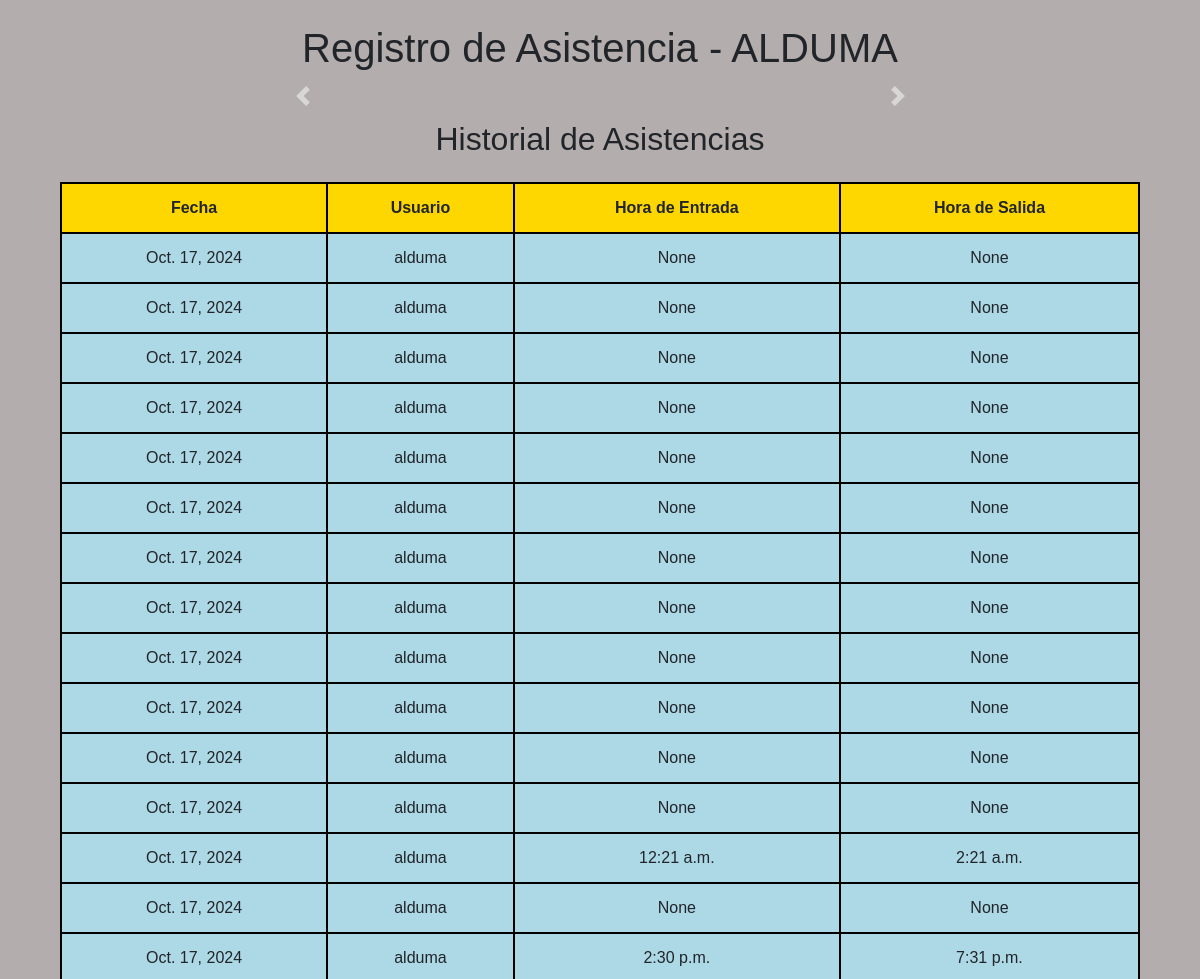
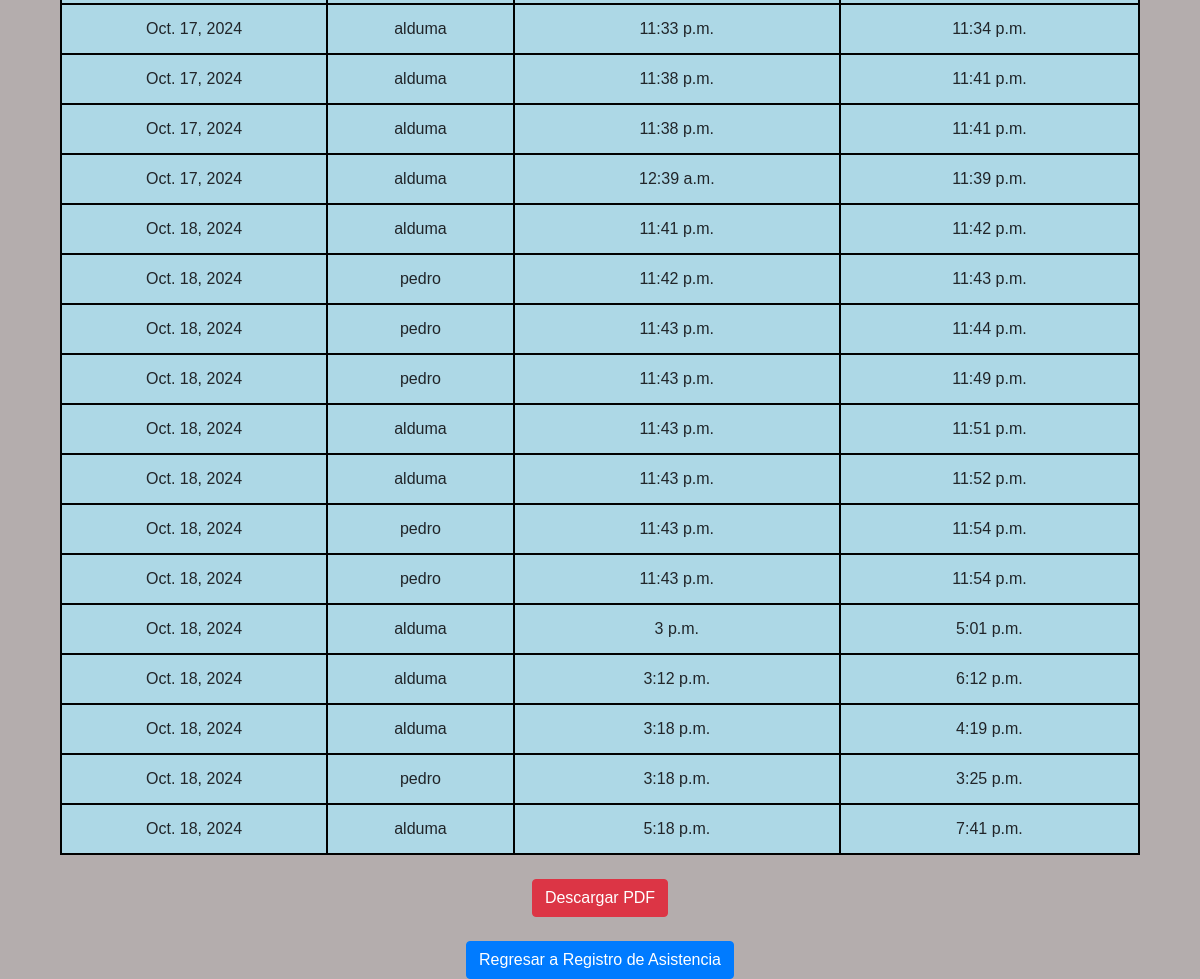
The app's page /asistencia/ver/ (signed in) with its own data (2 pictures, top to bottom).
### asistencia/models.py (models this page shows, shortened)
class Asistencia(models.Model):
    usuario = models.ForeignKey(User, on_delete=models.CASCADE)  # Relación con el modelo User
    fecha = models.DateField()
    hora_entrada = models.TimeField()
    hora_salida = models.TimeField()

### asistencia/views.py (the view)
# urls.py: path('ver/', ver_asistencia, name='ver_asistencia'),
@login_required
def ver_asistencia(request):
    asistencias = Asistencia.objects.all()
    return render(request, 'asistencia/ver_asistencia.html', {'asistencias': asistencias})

### asistencia/templates/asistencia/ver_asistencia.html
{% extends 'base_generic.html' %}
{% block content %}
<body style="background-color: #b4adad;">
    <div class="container mt-5">
        <h2 class="text-center mb-4">Historial de Asistencias</h2>
        <table class="table table-bordered text-center" style="border: 2px solid black;">
            <thead>
                <tr style="background-color: #FFD700;">
                    <th style="border: 2px solid black;">Fecha</th>
                    <th style="border: 2px solid black;">Usuario</th>
                    <th style="border: 2px solid black;">Hora de Entrada</th>
                    <th style="border: 2px solid black;">Hora de Salida</th>
                </tr>
            </thead>
            <tbody>
                {% for asistencia in asistencias %}
                    <tr style="background-color: #ADD8E6;">
                        <td style="border: 2px solid black;">{{ asistencia.fecha }}</td>
                        <td style="border: 2px solid black;">{{ asistencia.usuario.username }}</td>
                        <td style="border: 2px solid black;">{{ asistencia.hora_entrada }}</td>
                        <td style="border: 2px solid black;">{{ asistencia.hora_salida }}</td>
                    </tr>
                {% endfor %}
            </tbody>
        </table>
        <div class="text-center mt-4">
            <a href="{% url 'descargar_pdf' %}" class="btn btn-danger">Descargar PDF</a>
        </div>
        <div class="text-center mt-4">
            <a href="{% url 'registrar_asistencia' %}" class="btn btn-primary">Regresar a Registro de Asistencia</a>
        </div>
    </div>
</body>
{% endblock %}

### asistencia/templates/base_generic.html (shortened to what this page needs)
{% load static %}
<!DOCTYPE html>
<html lang="es">
<head>
    <link rel="stylesheet" href="https://maxcdn.bootstrapcdn.com/bootstrap/4.5.2/css/bootstrap.min.css">
    <link rel="stylesheet" href="https://cdnjs.cloudflare.com/ajax/libs/font-awesome/5.15.4/css/all.min.css">
</head>
<body>
    <div class="container">
        <h1 class="text-center my-4">Registro de Asistencia - ALDUMA</h1>
        <div id="carouselExample" class="carousel slide carousel-container" data-ride="carousel" data-interval="3000">
            <a class="carousel-control-prev" href="#carouselExample" role="button" data-slide="prev">
                <span class="carousel-control-prev-icon" aria-hidden="true"></span>
            </a>
            <a class="carousel-control-next" href="#carouselExample" role="button" data-slide="next">
                <span class="carousel-control-next-icon" aria-hidden="true"></span>
            </a>
        </div>
        {% block content %}{% endblock %}
    </div>
</body>
</html>

### asistencia/templates/base_generic.html (style rules this page uses)
body { font-family: 'Arial', sans-serif; background-color: #d3c89a; margin: 0; padding: 0; }
h1 { margin-top: 70px; }
.carousel-container { max-width: 700px; margin: 20px auto; }

### records on screen
Asistencia: fecha "Oct. 17, 2024", usuario.username "alduma", hora_entrada "None", hora_salida "None"
Asistencia: fecha "Oct. 17, 2024", usuario.username "alduma", hora_entrada "None", hora_salida "None"
Asistencia: fecha "Oct. 17, 2024", usuario.username "alduma", hora_entrada "None", hora_salida "None"
Asistencia: fecha "Oct. 17, 2024", usuario.username "alduma", hora_entrada "None", hora_salida "None"
Asistencia: fecha "Oct. 17, 2024", usuario.username "alduma", hora_entrada "None", hora_salida "None"
Asistencia: fecha "Oct. 17, 2024", usuario.username "alduma", hora_entrada "None", hora_salida "None"
Asistencia: fecha "Oct. 17, 2024", usuario.username "alduma", hora_entrada "None", hora_salida "None"
Asistencia: fecha "Oct. 17, 2024", usuario.username "alduma", hora_entrada "None", hora_salida "None"
Asistencia: fecha "Oct. 17, 2024", usuario.username "alduma", hora_entrada "None", hora_salida "None"
Asistencia: fecha "Oct. 17, 2024", usuario.username "alduma", hora_entrada "None", hora_salida "None"
Asistencia: fecha "Oct. 17, 2024", usuario.username "alduma", hora_entrada "None", hora_salida "None"
Asistencia: fecha "Oct. 17, 2024", usuario.username "alduma", hora_entrada "None", hora_salida "None"
Asistencia: fecha "Oct. 17, 2024", usuario.username "alduma", hora_entrada "12:21 a.m.", hora_salida "2:21 a.m."
Asistencia: fecha "Oct. 17, 2024", usuario.username "alduma", hora_entrada "None", hora_salida "None"
Asistencia: fecha "Oct. 17, 2024", usuario.username "alduma", hora_entrada "2:30 p.m.", hora_salida "7:31 p.m."
Asistencia: fecha "Oct. 17, 2024", usuario.username "alduma", hora_entrada "11:33 p.m.", hora_salida "11:34 p.m."
Asistencia: fecha "Oct. 17, 2024", usuario.username "alduma", hora_entrada "11:38 p.m.", hora_salida "11:41 p.m."
Asistencia: fecha "Oct. 17, 2024", usuario.username "alduma", hora_entrada "11:38 p.m.", hora_salida "11:41 p.m."
Asistencia: fecha "Oct. 17, 2024", usuario.username "alduma", hora_entrada "12:39 a.m.", hora_salida "11:39 p.m."
Asistencia: fecha "Oct. 18, 2024", usuario.username "alduma", hora_entrada "11:41 p.m.", hora_salida "11:42 p.m."
Asistencia: fecha "Oct. 18, 2024", usuario.username "pedro", hora_entrada "11:42 p.m.", hora_salida "11:43 p.m."
Asistencia: fecha "Oct. 18, 2024", usuario.username "pedro", hora_entrada "11:43 p.m.", hora_salida "11:44 p.m."
Asistencia: fecha "Oct. 18, 2024", usuario.username "pedro", hora_entrada "11:43 p.m.", hora_salida "11:49 p.m."
Asistencia: fecha "Oct. 18, 2024", usuario.username "alduma", hora_entrada "11:43 p.m.", hora_salida "11:51 p.m."
Asistencia: fecha "Oct. 18, 2024", usuario.username "alduma", hora_entrada "11:43 p.m.", hora_salida "11:52 p.m."
Asistencia: fecha "Oct. 18, 2024", usuario.username "pedro", hora_entrada "11:43 p.m.", hora_salida "11:54 p.m."
Asistencia: fecha "Oct. 18, 2024", usuario.username "pedro", hora_entrada "11:43 p.m.", hora_salida "11:54 p.m."
Asistencia: fecha "Oct. 18, 2024", usuario.username "alduma", hora_entrada "3 p.m.", hora_salida "5:01 p.m."
Asistencia: fecha "Oct. 18, 2024", usuario.username "alduma", hora_entrada "3:12 p.m.", hora_salida "6:12 p.m."
Asistencia: fecha "Oct. 18, 2024", usuario.username "alduma", hora_entrada "3:18 p.m.", hora_salida "4:19 p.m."
Asistencia: fecha "Oct. 18, 2024", usuario.username "pedro", hora_entrada "3:18 p.m.", hora_salida "3:25 p.m."
Asistencia: fecha "Oct. 18, 2024", usuario.username "alduma", hora_entrada "5:18 p.m.", hora_salida "7:41 p.m."
